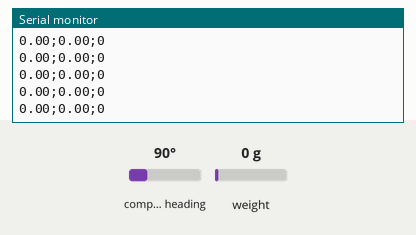
Bench run of a sketch on a simulated Arduino Uno, built with avr-gcc and run on an emulated ATmega328P. On the bench: the last lines printed to the serial monitor. The test bench sets the inputs (shaded band); at power-on: compass heading 90°, weight on the scale 0 g.

Above: at 3.2 s.
3.3 s: compass heading set to 180°
At 3.68 s:
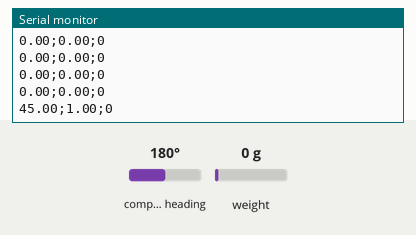
4.8 s: weight on the scale set to 100 g
At 4.91 s:
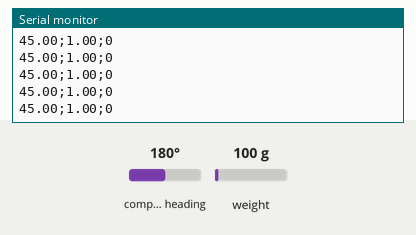
6.3 s: compass heading set to 7°
At 6.33 s:
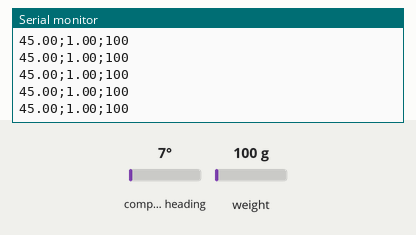
7.8 s: weight on the scale set to 1250 g
At 7.96 s:
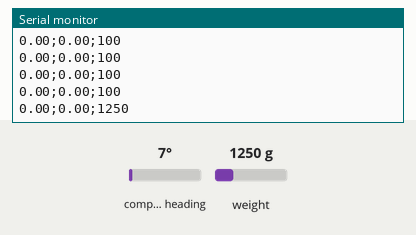
Timing chart, 0 to 10.3 s (numbered marks = the images above; inputs shaded):
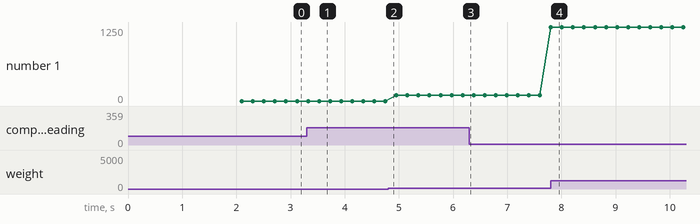

The sketch:

digital_twin_arduino_code.ino
```cpp
#include "HX711.h"
#include "AS5600.h"
#include "Wire.h"

AS5600 as5600;   //  use default Wire

long enc_offset = 0;

long weight = 0;
float enc_height_resolution = 0.00097656; //8/8192 =0.00195312;
float enc_ang_resolution = 0.04394531; //360/8192=0.04394531
// HX711 circuit wiring
const int LOADCELL_DOUT_PIN = 12;
const int LOADCELL_SCK_PIN = 13;

long lastTime = millis();
long last_send = millis();
long ticks = 0;
HX711 scale;
void setup() {


  // Setup Serial Monitor
  Serial.begin(115200);

  scale.begin(LOADCELL_DOUT_PIN, LOADCELL_SCK_PIN);
  scale.set_scale(454.126984);                      // this value is obtained by calibrating the scale with known weights; see the README for details
  scale.tare();
  as5600.begin(14);  //  set direction pin.
  as5600.setDirection(AS5600_COUNTERCLOCK_WISE);  // default, just be explicit.

  delay(1000);
  enc_offset = as5600.getCumulativePosition();
}

void loop() {

  if (millis() - lastTime >= 100)
  {
    lastTime = millis();
    ticks = as5600.getCumulativePosition() - enc_offset;
  }
  if (scale.is_ready()) {
    weight = scale.get_units();
    //    Serial.print("HX711 reading: ");
    //    Serial.println(weight);
  }

  if (millis() - last_send >= 200) {
    float height = ticks * enc_height_resolution;
    if (height < 0) height = 0;
    float ang = ticks * enc_ang_resolution;
    if (ang < 0) ang = 0;
    String output_str = String(ang) + ";" + String(height) + ";" + String(weight);
    Serial.println(output_str);
    last_send = millis();
  }
  delay(1);
}
```

Measured:
- after the input at 3.3 s, the serial monitor: prints a new line after 0.23 s (image 1)
- after the input at 7.8 s, the serial monitor: prints a new line at once (image 4)
- plotted number 1: 0 → 100 after the input at 4.8 s, 100 → 1250 after the input at 7.8 s
